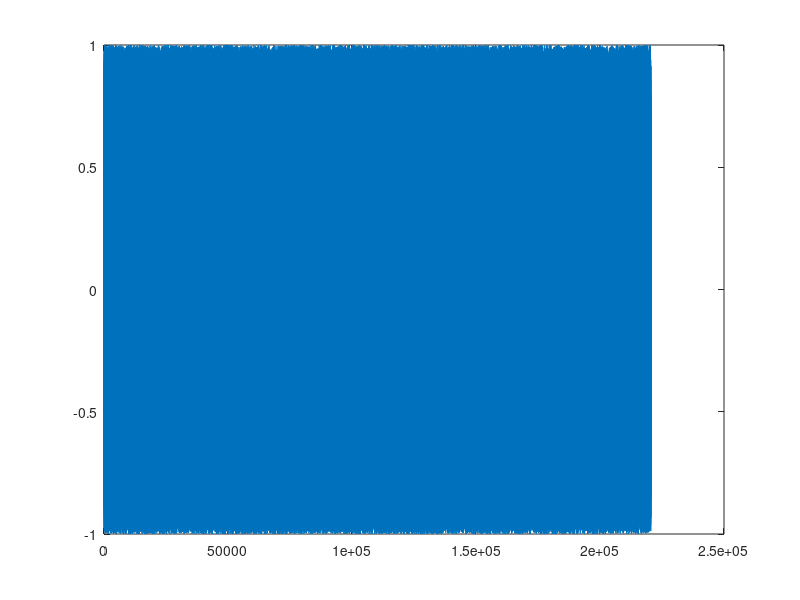

Reproduce this figure in MATLAB.
fs = 44100;         % sampling rate
dur = 5;            % duration (seconds)
Ns = dur*fs;        % number of samples

%fmin = 20;          % lowest frequency (Hz)
%Tmax = 1/fmin;      % max period of lowest freq (seconds)
%Mmax = Tmax*fs;     % maximum delay = fs/f0;



nT = [0:Ns-1]/fs;       % continuous sampled time t = nT

M0 = 0.005 * fs;        % average delay (1 to 10 ms) in units of samples

A = 0.9;                  % max swing value, between 0 and 1;

fRATE = 5;              % frequency of flange ( want it to be LOW)

g = 1;                  % depth of our flange

Mv = floor(M0*(1 + A*sin(2*pi*fRATE*nT))); 

Mmax = ceil(max(Mv));

dline = zeros(Mmax, 1);
%x = [1; zeros(Ns-1, 1)];           % input signal
x = 1 - 2*rand(Ns,1);               % make some white noise
y = zeros(Ns, 1);                   % output signal
iptr = 1;                           % input pointer
optr = 1;                           % output pointer

for n = 1:Ns
    
    % set out pointer relative to in pointer

    M = floor(Mv(n));   % integer part
    delta = Mv(n) - M;    % fractional  

    optr = iptr - Mv(n);
    if (optr < 1) 
        optr = optr + Mmax; 
    end
    
    if(optr > Mmax)
        optr = optr - Mmax;
    end

    % write to delay line
    dline(iptr) = x(n);
    
    % read from (fractional) delay line (linear interpolation)
    if(optr == 1)
        z = (1 - delta)*dline(optr) + delta*dline(Mmax);
    else
        z = (1 - delta)*dline(optr) + delta*dline(optr - 1);
    end

    % form the flange output
    y(n) = x(n) + g*z; % x(n) + x(n-M)
    
    % increment (in) pointer
    iptr = iptr + 1;
    if (iptr > Mmax) 
        iptr = iptr - Mmax; 
    end
end

% Matlab implementation 
% (not time varying, at least like this...)
% B = [1 zeros(1, M(1)-1) g]; 
% A = 1;
% y2 = filter(B, A, x);

% plot(abs(fft(y)))
 plot(x);